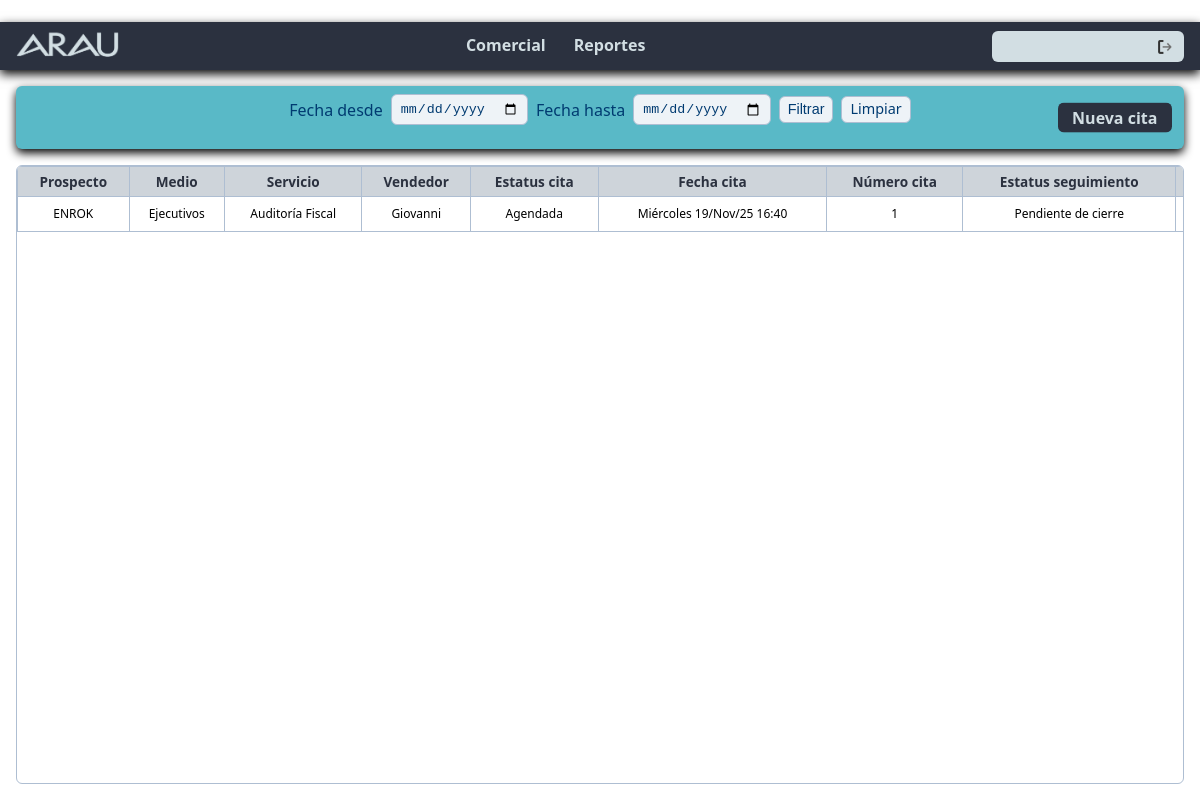
Page /citas/ on the committed database.
### comercial/models.py (models this page shows, shortened)
class Cita(models.Model):
    prospecto = models.CharField(max_length=150)
    giro = models.CharField(max_length=150, blank=True, null=True)
    tipo = models.CharField(max_length=50, choices=TIPO_CHOICES, blank=True, null=True)
    medio = models.CharField(max_length=100, choices=MEDIO_CHOICES, blank=True, null=True)
    servicio = models.CharField(max_length=100, choices=SERVICIO_CHOICES, blank=True, null=True)
    servicio2 = models.CharField(max_length=100, choices=SERVICIO_CHOICES, blank=True, null=True)
    servicio3 = models.CharField(max_length=100, choices=SERVICIO_CHOICES, blank=True, null=True)
    contacto = models.CharField(max_length=150, blank=True, null=True)
    telefono = models.CharField(
        max_length=10,
        blank=True,
        null=True,
        validators=[RegexValidator(r"^\d{10}$", "El teléfono debe tener exactamente 10 dígitos.")],
    )
    conexion = models.CharField(max_length=150, blank=True, null=True)
    vendedor = models.CharField(max_length=50, choices=VENDEDOR_CHOICES, blank=True, null=True)
    estatus_cita = models.CharField(max_length=50, choices=ESTATUS_CITA_CHOICES, blank=True, null=True)
    numero_cita = models.CharField(max_length=10, choices=[(str(i), str(i)) for i in range(1, 6)], blank=True, null=True)
    estatus_seguimiento = models.CharField(max_length=100, choices=ESTATUS_SEGUIMIENTO_CHOICES, blank=True, null=True)
    monto_factura = models.FloatField(null=True, blank=True)
    comentarios = models.TextField(blank=True, null=True)
    lugar = models.CharField(max_length=50, choices=LUGAR_CHOICES, blank=True, null=True)
    fecha_cita = models.DateTimeField()
    fecha_registro = models.DateTimeField(auto_now_add=True)
    class Meta:
        ordering = ["-fecha_cita"]
        verbose_name = "Cita"
        verbose_name_plural = "Citas"

### comercial/views.py (the view, shortened to what this page needs)
# urls.py: path("citas/", views.citas_lista, name="citas_lista"),
def citas_lista(request):
    citas = Cita.objects.all().order_by("-fecha_cita")
    fecha_desde = request.GET.get("fecha_desde") or ""
    fecha_hasta = request.GET.get("fecha_hasta") or ""
    tz = timezone.get_current_timezone()
    context = {
        "citas": citas,
        "fecha_desde": fecha_desde,
        "fecha_hasta": fecha_hasta,
    }
    return render(request, "comercial/lista.html", context)

### comercial/templates/comercial/lista.html (shortened to what this page needs)
﻿{% extends "lista.html" %}
{% block filtros %}
  <form method="get">
    <label for="fecha_desde">Fecha desde</label>
    <input type="date" id="fecha_desde" name="fecha_desde" value="{{ fecha_desde }}" />
    <label for="fecha_hasta">Fecha hasta</label>
    <input type="date" id="fecha_hasta" name="fecha_hasta" value="{{ fecha_hasta }}" />
    <button type="submit" class="btn-filter">Filtrar</button>
    <a href="{% url 'citas_lista' %}" class="btn-filter">Limpiar</a>
  </form>
  <a href="{% url 'agregar_cita' %}?next={{ request.get_full_path|urlencode }}" class="btn-primary">Nueva cita</a>
{% endblock %}
{% block tabla_head %}
  <tr>
    <th>Prospecto</th>
    <th>Medio</th>
    <th>Servicio</th>
    <th>Vendedor</th>
    <th>Estatus cita</th>
    <th>Fecha cita</th>
    <th>Número cita</th>
    <th>Estatus seguimiento</th>
    <th>Lugar</th>
  </tr>
{% endblock %}
{% block tabla_body %}
  {% for c in citas %}
    <tr>
      <td >{{ c.prospecto|default_if_none:"" }}</td>
      <td>{{ c.medio|default_if_none:"" }}</td>
      <td>{{ c.servicio|default_if_none:"" }}</td>
      <td>{{ c.vendedor|default_if_none:"" }}</td>
      <td>{{ c.estatus_cita|default_if_none:"" }}</td>
      <td>{{ c.fecha_cita|date:"l d/M/y H:i"|default_if_none:"" }}</td>
      <td>{{ c.numero_cita|default_if_none:"" }}</td>
      <td>{{ c.estatus_seguimiento|default_if_none:"" }}</td>
      <td>{{ c.lugar|default_if_none:"" }}</td>
    </tr>
  {% empty %}
    <tr>
      <td colspan="100%">Sin citas registradas</td>
    </tr>
  {% endfor %}
{% endblock %}

### static/css/style.css (style rules this page uses)
﻿.filter-container .btn-filter, .filter-container .btn-filter:link, .btn-filter { display: inline-flex; align-items: center; gap: 0.25rem; background-color: #eef3f7; color: #003b71; border: 1px solid #aebed2; text-decoration: none; padding: 0.35rem 0.5rem; border-radius: 6px; line-height: 1; font-weight: 500; font-size: 0.9rem; }
:root { --fuente-principal: 'Poppins', system-ui, -apple-system, "Segoe UI", Roboto, sans-serif; font-family: var(--fuente-principal); }
*, *::before, *::after { box-sizing: border-box; }
html, body { background-color: #ffffff; margin: 0; display: flex; flex-direction: column; height: 100%; overflow-x: hidden; }
.filter-container form { display: flex; flex-wrap: wrap; align-items: center; justify-content: center; gap: .5rem; }
.filter-container a { color: inherit; text-decoration: none; white-space: nowrap; }
.table th, .table td { border: 1px solid #aebed2; padding: 0.3rem; text-align: center; }
.table th { background: rgb(206, 212, 218); text-align: center; color: #2b313f; font-weight: 600; font-style: normal; font-size: 0.85rem; }
.table td { font-weight: 500; font-style: normal; font-size: 0.75rem; }
.btn-submit, .btn-detalle, .btn-filter { display: inline-flex; align-items: center; gap: 0.25rem; background-color: #59b9c7; border: 1px solid transparent; color: inherit; text-decoration: none; padding: 0.35rem 0.75rem; border-radius: 6px; white-space: nowrap; line-height: 1; font-weight: 600; cursor: pointer; vertical-align: middle; }
.btn-primary { display: inline-flex; align-items: center; gap: 0.25rem; background-color: #2b313f; color: #d2dee3; border: 1px solid transparent; text-decoration: none; padding: 0.4rem 0.85rem; border-radius: 6px; white-space: nowrap; line-height: 1; font-weight: 700; vertical-align: middle; }
.filter-container .btn-primary { color: #d2dee3; margin-left: 0; margin-right: .25rem; position: absolute; right: .5rem; top: 50%; transform: translateY(-50%); }
.filter-container input, .filter-container select { padding: 0.35rem 0.5rem; border: 1px solid #aebed2; border-radius: 6px; line-height: 1; background-color: #eef3f7; color: #003b71; font-weight: 400; }
.filter-container .btn-filter, .filter-container .btn-filter:link, .filter-container .btn-filter:visited { display: inline-flex; align-items: center; gap: 0.25rem; background-color: #eef3f7; color: #003b71; border: 1px solid #aebed2; text-decoration: none; padding: 0.35rem 0.5rem; border-radius: 6px; line-height: 1; font-weight: 500; font-size: 0.9rem; }
.btn-filter { background-color: #eef3f7; color: #003b71; border: 1px solid #aebed2; font-weight: 500; }
.filter-container label { color: #003b71; font-weight: 500; }

### rows in the picture
Cita: prospecto "ENROK", medio "Ejecutivos", servicio "Auditoría Fiscal", vendedor "Giovanni", estatus_cita "Agendada", fecha_cita "Miércoles 19/Nov/25 16:40", numero_cita "1", estatus_seguimiento "Pendiente de cierre"
